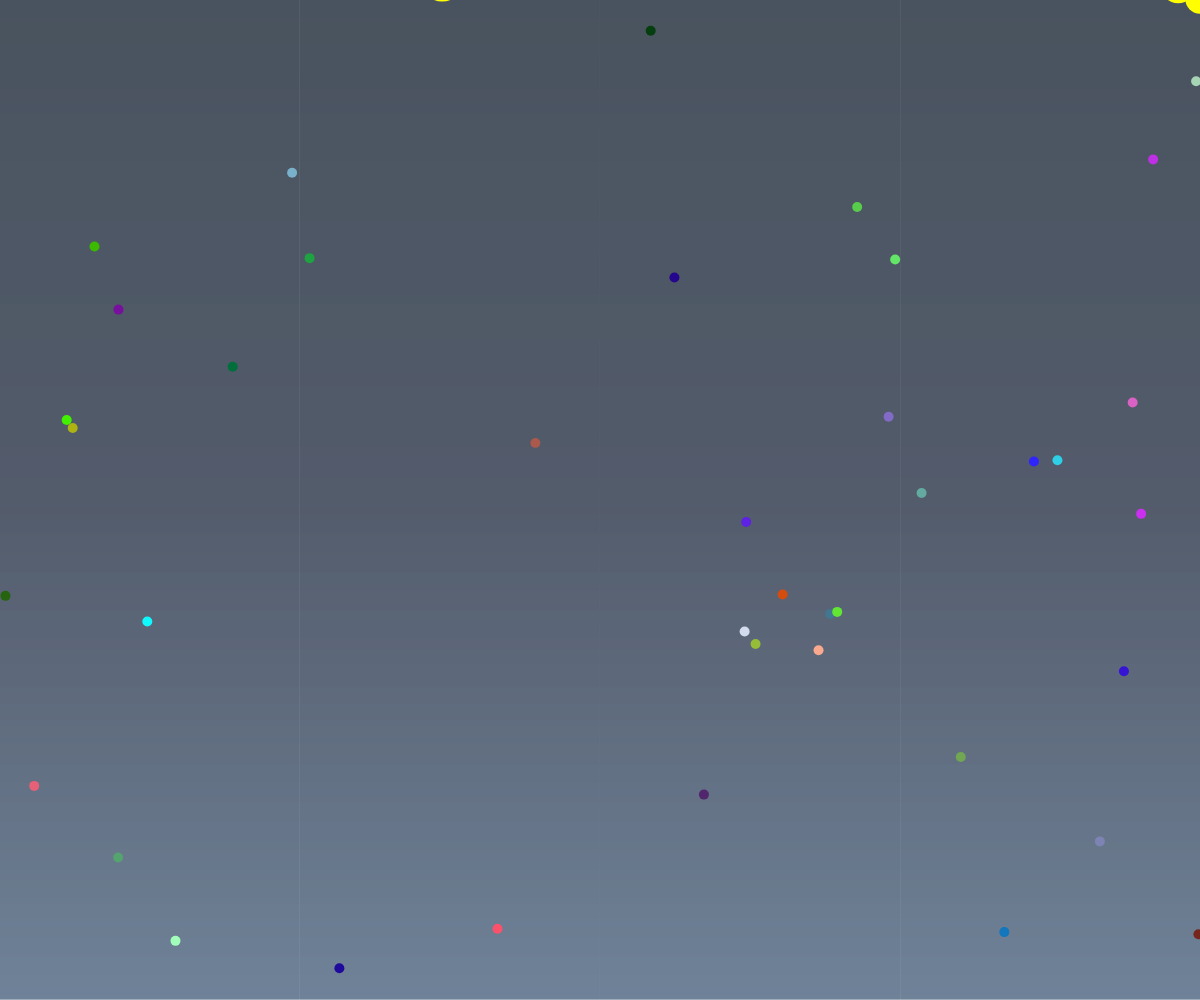
Frame 1 (no input)
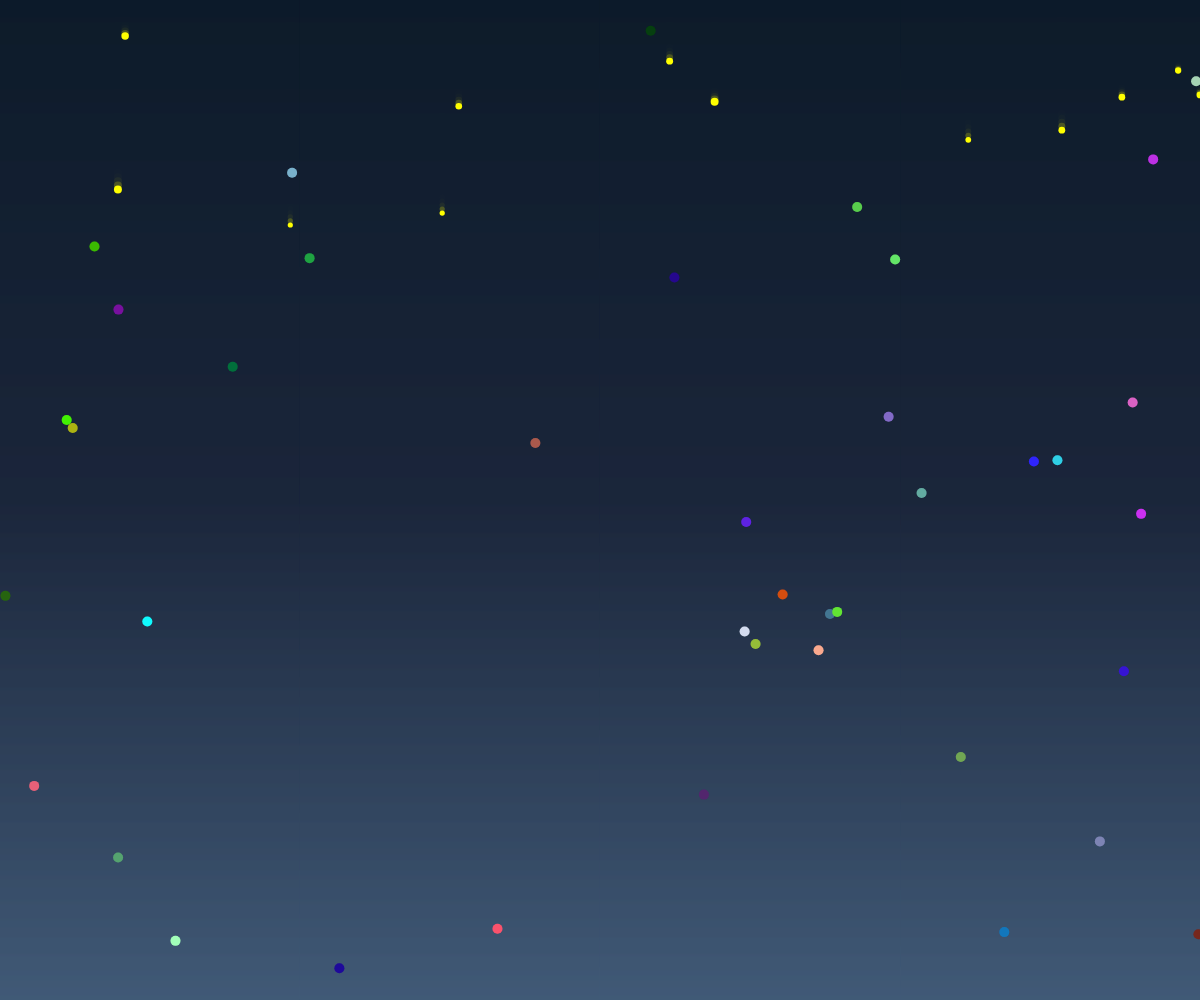
Frame 60 (no input)
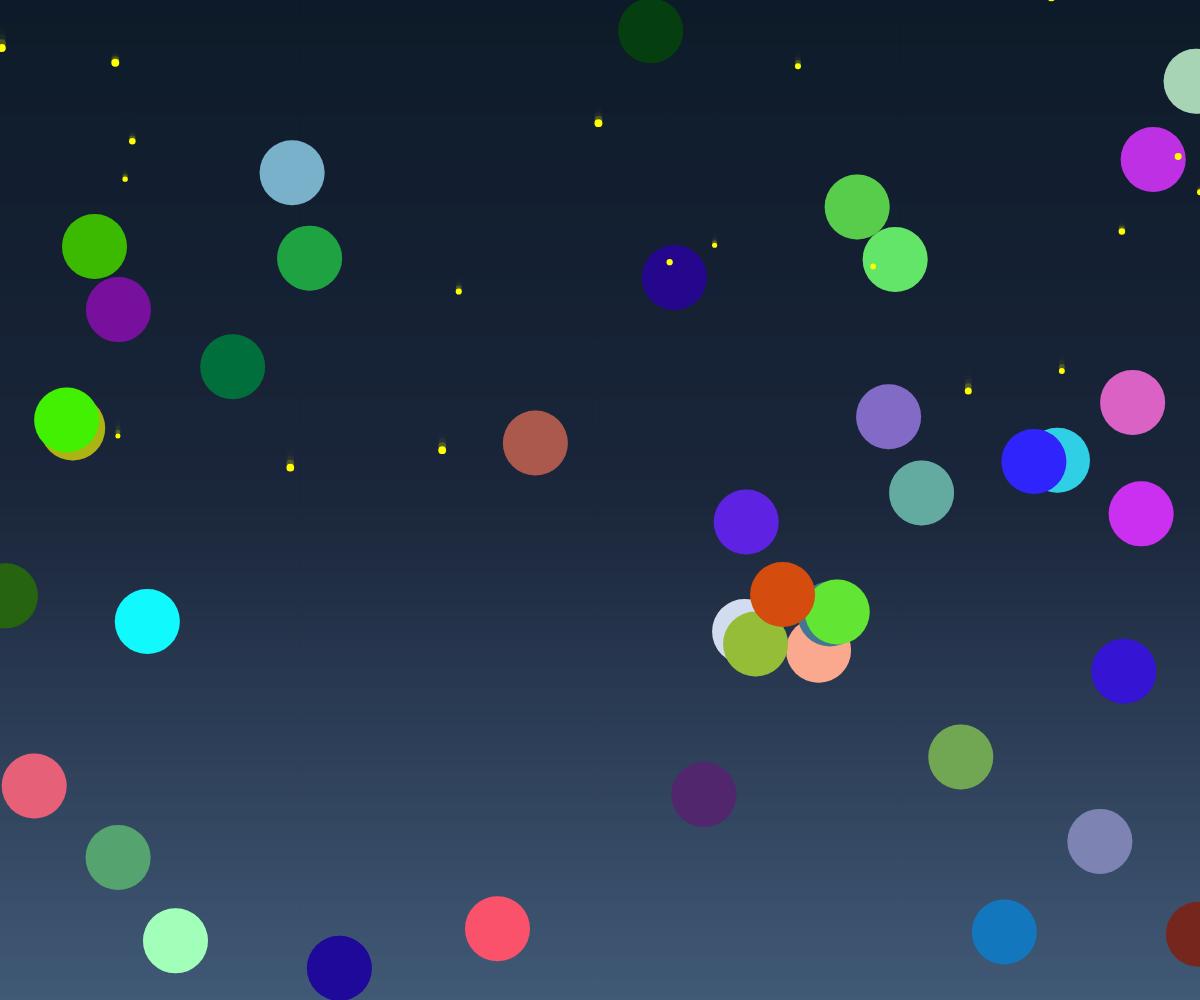
Frame 120 (the mouse pressed at the canvas centre since frame 60)

The p5.js sketch that drew these frames (run headless with seeded random() and noise() and a simulated clock; from frame 60 on, the mouse is pressed at the canvas centre):

// p5.js sketch
// ── sketch.js
let circles = [];
let stars = [];

function setup() {
  // 視窗大小全螢幕
  createCanvas(windowWidth, windowHeight);

  // 產生 40 個圓
  for (let i = 0; i < 40; i++) {
    let circle = {
      x: random(width),
      y: random(height),
      size: random(30, 100),
      color: color(random(255), random(255), random(255))
    };
    circles.push(circle);
  }

  // 初始化 50 顆星星
  for (let i = 0; i < 50; i++) {
    let star = {
      x: random(width),
      y: random(-height, 0), // 星星從畫布上方開始
      size: random(20, 50),
      speed: random(1, 5) // 星星下落速度
    };
    stars.push(star);
  }
}

function draw() {
  // 清除畫布並重新設定背景為漸層
  setGradient(0, 0, width, height, color('#0d1b2a'), color('#1b263b'), color('#415a77'));

  // 繪製每個圓
  for (let circle of circles) {
    // 計算圓的大小隨滑鼠左右移動變化
    let newSize = map(mouseX, 0, width, 10, 120);
    circle.size = constrain(newSize, 10, 120);

    // 設定顏色並繪製圓
    fill(circle.color);
    noStroke();
    ellipse(circle.x, circle.y, circle.size);
  }

  // 更新並繪製每顆星星
  for (let star of stars) {
    // 繪製星星
    fill(255, 255, 0); // 黃色
    noStroke();
    ellipse(star.x, star.y, star.size);

    // 更新星星位置
    star.y += star.speed;

    // 更新星星大小（讓大小在 20 到 50 間變化）
    star.size = map(sin(frameCount * 0.05 + star.x), -1, 1, 5, 8);

    // 如果星星超出畫布底部，重置到畫布上方
    if (star.y > height) {
      star.y = random(-50, 0);
      star.x = random(width);
      star.speed = random(1, 5);
    }
  }
}

// 自訂函式：繪製漸層背景
function setGradient(x, y, w, h, c1, c2, c3) {
  for (let i = y; i < y + h; i++) {
    let inter1 = map(i, y, y + h / 2, 0, 1);
    let inter2 = map(i, y + h / 2, y + h, 0, 1);
    let c = i < y + h / 2 ? lerpColor(c1, c2, inter1) : lerpColor(c2, c3, inter2);
    stroke(c);
    line(x, i, x + w, i);
  }
}

// ── style.css
html, body {
  margin: 0;
  padding: 0;
}

canvas {
  display: block;
  z-index: -1; /* 確保 canvas (sketch.js 動畫) 在最底層 */
  position: absolute;
  top: 0;
  left: 0;
}

/* 主選單樣式 */
.menu {
  position: absolute;
  top: 0;
  right: 10px;
  transform: translateY(-100%); /* 初始位置為隱藏（滑出畫面上方） */
  display: flex;
  gap: 20px;
  list-style: none;
  margin: 0;
  padding: 10px;
  background-color: rgba(255, 255, 255, 0.8);
  border-radius: 5px;
  box-shadow: 0 2px 5px rgba(0, 0, 0, 0.1);
  z-index: 10; /* 確保選單在畫布之上 */
  transition: transform 0.5s ease-in-out; /* 滑入滑出動畫 */
}

.menu li {
  font-family: "Microsoft JhengHei", Arial, sans-serif;
  font-size: 18px;
  position: relative; /* 為子選單定位 */
}

.menu a {
  text-decoration: none;
  color: #333333;
  font-weight: bold;
}

.menu a:hover {
  color: #007BFF;
}

/* 子選單樣式 */
.submenu {
  display: none;
  position: absolute;
  top: 100%; /* 子選單顯示在父選單下方 */
  left: 0;
  background-color: white; /* 子選單背景顏色 */
  list-style: none;
  padding: 10px;
  margin: 0;
  border: 1px solid #ccc;
  box-shadow: 0 2px 5px rgba(0, 0, 0, 0.1);
  z-index: 10; /* 確保子選單在畫布之上 */
}

.menu li:hover .submenu {
  display: block; /* 滑鼠懸停時顯示子選單 */
}

.submenu li {
  margin: 5px 0;
}

.submenu a {
  text-decoration: none;
  color: #333;
  font-size: 14px;
}

.submenu a:hover {
  color: #007BFF;
}

/* iframe 樣式 */
iframe {
  /*位置在(100，100)*/
  top: 100px; /* 距離上方 100px */
  width: calc(100vw - 200px); /* 寬度為視窗寬度減 20px */
  height: calc(100vh - 200px); /* 高度為視窗高度減 20px */
  border: none;
  margin: 10px auto; /* 四周留白 10px */
  display: none; /* 預設隱藏 */
  opacity: 1; /* 設定透明度為 1 */
  z-index: 5; /* 確保 iframe 在畫布之上，但在選單之下 */
  position: relative;
}
